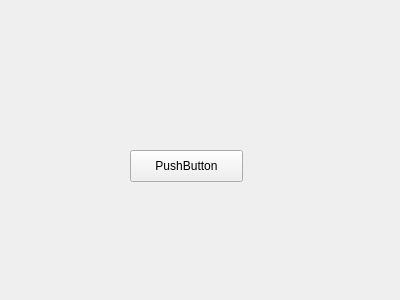
<?xml version="1.0" encoding="UTF-8"?>
<ui version="4.0">
 <class>help</class>
 <widget class="QWidget" name="help">
  <property name="geometry">
   <rect>
    <x>0</x>
    <y>0</y>
    <width>400</width>
    <height>300</height>
   </rect>
  </property>
  <property name="windowTitle">
   <string>Form</string>
  </property>
  <widget class="QPushButton" name="pushButton">
   <property name="geometry">
    <rect>
     <x>130</x>
     <y>150</y>
     <width>113</width>
     <height>32</height>
    </rect>
   </property>
   <property name="text">
    <string>PushButton</string>
   </property>
  </widget>
 </widget>
 <resources/>
 <connections/>
</ui>
